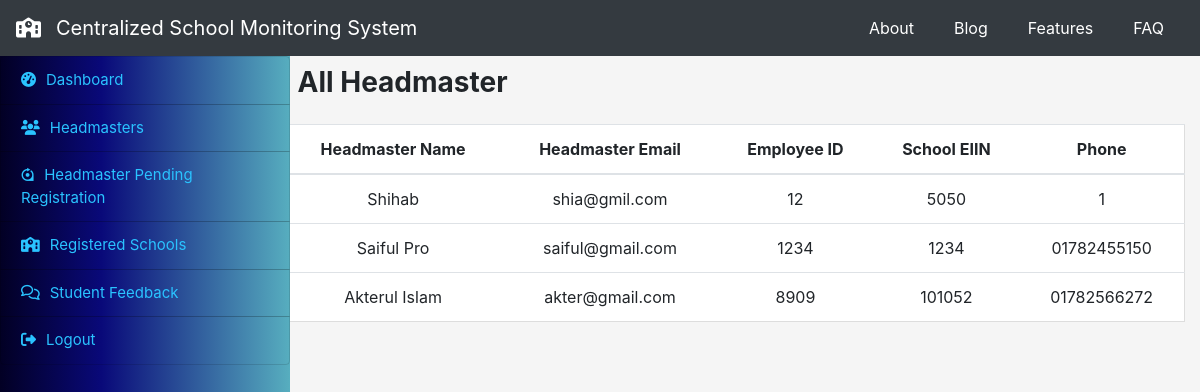
The page /allheadmaster on the database its author committed.
### initapp/models.py (models this page shows, shortened)
class headmaster_account(models.Model):
    h_fullname = models.CharField(max_length=100, blank=False, null=False)
    h_email = models.CharField(max_length=100, blank=False, null=False)
    h_empid = models.CharField(max_length=100, primary_key=True)
    h_pass = models.CharField(max_length=50, blank=False, null=False)
    h_phone = models.CharField(max_length=50, blank=False, null=False)
    sch_eiin = models.CharField(
        max_length=25, blank=False, null=False, default=None)

### officer/views.py (the view)
# urls.py: path('allheadmaster', views.allheadmasters, name="allheadmasters"),
def allheadmasters(request):
    obj = headmaster_account.objects.all()
    return render(request, 'allheadmaster.html', {'headmasters': obj})

### officer/templates/allheadmaster.html (shortened to what this page needs)
{% extends 'o_base.html' %}
{% block content %}
<div>
    <h3 class="font-weight-bold mb-4">All Headmaster</h3>
</div>
<div class="row head_verify">
    <table class="table">
        <thead>
            <tr>
                <th scope="col">Headmaster Name</th>
                <th scope="col">Headmaster Email</th>
                <th scope="col">Employee ID</th>
                <th scope="col">School EIIN</th>
                <th scope="col">Phone</th>
            </tr>
        </thead>
        <tbody>
            {% for head in headmasters %}
            <tr>
                <td>{{ head.h_fullname }}</td>
                <td>{{ head.h_email}}</td>
                <td>{{ head.h_empid }}</td>
                <td>{{ head.sch_eiin}}</td>
                <td> {{ head.h_phone}}</td>
            </tr>
            {% endfor %}
        </tbody>
    </table>
</div>
{% endblock %}

### static/styles/app.css (style rules this page uses)
body { background-color: whitesmoke; @import url("https://fonts.googleapis.com/css?family=Raleway&display=swap"); @import url("https://fonts.googleapis.com/css?family=Roboto&display=swap"); }
.allteacher .table, .teacher_verify .table, .head_verify .table, .assign_tech_table .table, .tabledesign { text-align: center; border: 1px solid #ddd; background: white; }

### rows shown on the page
headmaster_account: h_fullname "Shihab", h_email "shia@gmil.com", h_empid "12", sch_eiin "5050", h_phone "1"
headmaster_account: h_fullname "Saiful Pro", h_email "saiful@gmail.com", h_empid "1234", sch_eiin "1234", h_phone "01782455150"
headmaster_account: h_fullname "Akterul Islam", h_email "akter@gmail.com", h_empid "8909", sch_eiin "101052", h_phone "01782566272"
